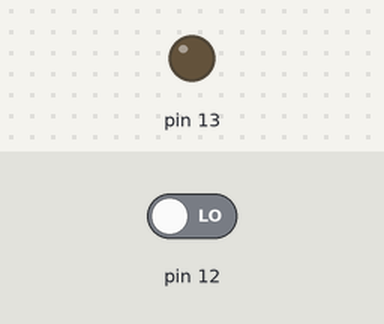
Simulated run of this sketch. Board: Arduino Uno, built with avr-gcc and run on an emulated ATmega328P. Shown: output pins drawn as LEDs (lit = HIGH). The test bench sets the inputs (shaded band); at power-on: pin 12 LOW.

Above: at 1.2 s.
1.3 s: pin 12 driven HIGH
At 2.5 s:
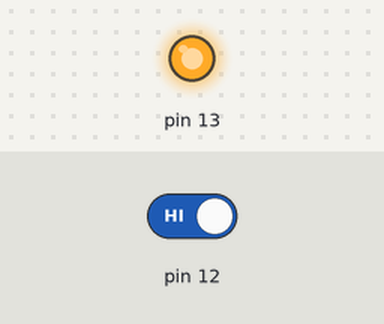
2.8 s: pin 12 driven LOW
At 3.8 s:
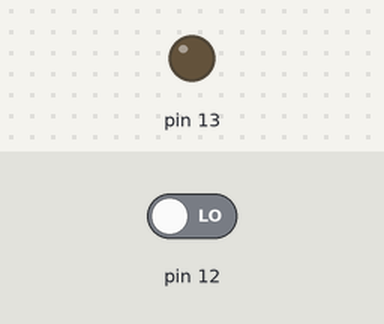
Timing chart, 0 to 5.8 s (numbered marks = the images above; inputs shaded):
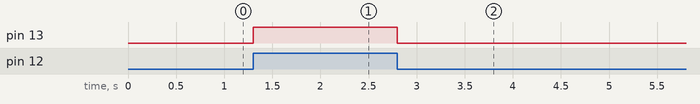

Measured:
- after the input at 1.3 s, pin 13: LOW → HIGH at once
- after the input at 2.8 s, pin 13: HIGH → LOW at once

The sketch:

pirsensor.ino
```cpp
void setup()
{
  pinMode(12, INPUT);
  pinMode(13,OUTPUT);
}
void loop()
{
  int value=digitalRead(12);
  if(value==HIGH)
    digitalWrite(13,HIGH);
  else
    digitalWrite(13,LOW);
}
```
